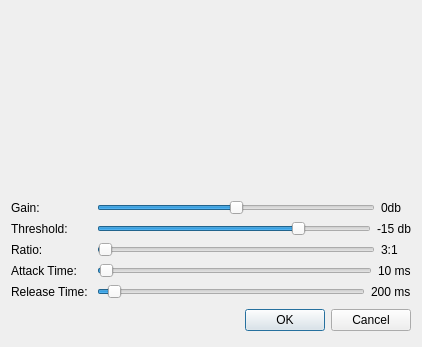
<?xml version="1.0" encoding="UTF-8"?>
<ui version="4.0">
 <class>CompressorDialog</class>
 <widget class="QDialog" name="CompressorDialog">
  <property name="geometry">
   <rect>
    <x>0</x>
    <y>0</y>
    <width>422</width>
    <height>347</height>
   </rect>
  </property>
  <property name="sizePolicy">
   <sizepolicy hsizetype="Fixed" vsizetype="Minimum">
    <horstretch>0</horstretch>
    <verstretch>0</verstretch>
   </sizepolicy>
  </property>
  <property name="windowTitle">
   <string>Compressor</string>
  </property>
  <layout class="QVBoxLayout" name="verticalLayout_2">
   <item>
    <spacer name="verticalSpacer">
     <property name="orientation">
      <enum>Qt::Vertical</enum>
     </property>
     <property name="sizeHint" stdset="0">
      <size>
       <width>20</width>
       <height>135</height>
      </size>
     </property>
    </spacer>
   </item>
   <item>
    <layout class="QHBoxLayout" name="horizontalLayout_2">
     <item>
      <widget class="QLabel" name="label_3">
       <property name="minimumSize">
        <size>
         <width>80</width>
         <height>0</height>
        </size>
       </property>
       <property name="text">
        <string>Gain:</string>
       </property>
      </widget>
     </item>
     <item>
      <widget class="QSlider" name="gainSlider">
       <property name="minimum">
        <number>-60</number>
       </property>
       <property name="maximum">
        <number>60</number>
       </property>
       <property name="orientation">
        <enum>Qt::Horizontal</enum>
       </property>
      </widget>
     </item>
     <item>
      <widget class="QLabel" name="gainLabel">
       <property name="minimumSize">
        <size>
         <width>30</width>
         <height>0</height>
        </size>
       </property>
       <property name="text">
        <string>0db</string>
       </property>
      </widget>
     </item>
    </layout>
   </item>
   <item>
    <layout class="QVBoxLayout" name="verticalLayout">
     <item>
      <layout class="QHBoxLayout" name="horizontalLayout">
       <item>
        <widget class="QLabel" name="label">
         <property name="minimumSize">
          <size>
           <width>80</width>
           <height>0</height>
          </size>
         </property>
         <property name="text">
          <string>Threshold:</string>
         </property>
        </widget>
       </item>
       <item>
        <widget class="QSlider" name="thresholdSlider">
         <property name="minimum">
          <number>-60</number>
         </property>
         <property name="maximum">
          <number>0</number>
         </property>
         <property name="value">
          <number>-15</number>
         </property>
         <property name="orientation">
          <enum>Qt::Horizontal</enum>
         </property>
        </widget>
       </item>
       <item>
        <widget class="QLabel" name="thresholdLabel">
         <property name="minimumSize">
          <size>
           <width>30</width>
           <height>0</height>
          </size>
         </property>
         <property name="text">
          <string>-15 db</string>
         </property>
        </widget>
       </item>
      </layout>
     </item>
     <item>
      <layout class="QHBoxLayout" name="horizontalLayout_3">
       <item>
        <widget class="QLabel" name="label_5">
         <property name="minimumSize">
          <size>
           <width>80</width>
           <height>0</height>
          </size>
         </property>
         <property name="text">
          <string>Ratio:</string>
         </property>
        </widget>
       </item>
       <item>
        <widget class="QSlider" name="ratioSlider">
         <property name="maximum">
          <number>1000</number>
         </property>
         <property name="value">
          <number>3</number>
         </property>
         <property name="orientation">
          <enum>Qt::Horizontal</enum>
         </property>
        </widget>
       </item>
       <item>
        <widget class="QLabel" name="ratioLabel">
         <property name="minimumSize">
          <size>
           <width>30</width>
           <height>0</height>
          </size>
         </property>
         <property name="text">
          <string>3:1</string>
         </property>
        </widget>
       </item>
      </layout>
     </item>
     <item>
      <layout class="QHBoxLayout" name="horizontalLayout_4">
       <item>
        <widget class="QLabel" name="label_7">
         <property name="minimumSize">
          <size>
           <width>80</width>
           <height>0</height>
          </size>
         </property>
         <property name="text">
          <string>Attack Time:</string>
         </property>
        </widget>
       </item>
       <item>
        <widget class="QSlider" name="attackTimeSlider">
         <property name="minimum">
          <number>1</number>
         </property>
         <property name="maximum">
          <number>1000</number>
         </property>
         <property name="value">
          <number>10</number>
         </property>
         <property name="orientation">
          <enum>Qt::Horizontal</enum>
         </property>
        </widget>
       </item>
       <item>
        <widget class="QLabel" name="attackTimeLabel">
         <property name="minimumSize">
          <size>
           <width>30</width>
           <height>0</height>
          </size>
         </property>
         <property name="text">
          <string>10 ms</string>
         </property>
        </widget>
       </item>
      </layout>
     </item>
     <item>
      <layout class="QHBoxLayout" name="horizontalLayout_5">
       <item>
        <widget class="QLabel" name="label_9">
         <property name="minimumSize">
          <size>
           <width>80</width>
           <height>0</height>
          </size>
         </property>
         <property name="text">
          <string>Release Time:</string>
         </property>
        </widget>
       </item>
       <item>
        <widget class="QSlider" name="releaseTimeSlider">
         <property name="maximum">
          <number>5000</number>
         </property>
         <property name="value">
          <number>200</number>
         </property>
         <property name="orientation">
          <enum>Qt::Horizontal</enum>
         </property>
        </widget>
       </item>
       <item>
        <widget class="QLabel" name="releaseTimeLabel">
         <property name="minimumSize">
          <size>
           <width>30</width>
           <height>0</height>
          </size>
         </property>
         <property name="text">
          <string>200 ms</string>
         </property>
        </widget>
       </item>
      </layout>
     </item>
    </layout>
   </item>
   <item>
    <layout class="QHBoxLayout">
     <property name="spacing">
      <number>6</number>
     </property>
     <property name="leftMargin">
      <number>0</number>
     </property>
     <property name="topMargin">
      <number>0</number>
     </property>
     <property name="rightMargin">
      <number>0</number>
     </property>
     <property name="bottomMargin">
      <number>0</number>
     </property>
     <item>
      <spacer>
       <property name="orientation">
        <enum>Qt::Horizontal</enum>
       </property>
       <property name="sizeHint" stdset="0">
        <size>
         <width>131</width>
         <height>31</height>
        </size>
       </property>
      </spacer>
     </item>
     <item>
      <widget class="QPushButton" name="okButton">
       <property name="text">
        <string>OK</string>
       </property>
      </widget>
     </item>
     <item>
      <widget class="QPushButton" name="cancelButton">
       <property name="text">
        <string>Cancel</string>
       </property>
      </widget>
     </item>
    </layout>
   </item>
  </layout>
 </widget>
 <resources/>
 <connections>
  <connection>
   <sender>okButton</sender>
   <signal>clicked()</signal>
   <receiver>CompressorDialog</receiver>
   <slot>accept()</slot>
   <hints>
    <hint type="sourcelabel">
     <x>278</x>
     <y>253</y>
    </hint>
    <hint type="destinationlabel">
     <x>96</x>
     <y>254</y>
    </hint>
   </hints>
  </connection>
  <connection>
   <sender>cancelButton</sender>
   <signal>clicked()</signal>
   <receiver>CompressorDialog</receiver>
   <slot>reject()</slot>
   <hints>
    <hint type="sourcelabel">
     <x>369</x>
     <y>253</y>
    </hint>
    <hint type="destinationlabel">
     <x>179</x>
     <y>282</y>
    </hint>
   </hints>
  </connection>
 </connections>
</ui>
